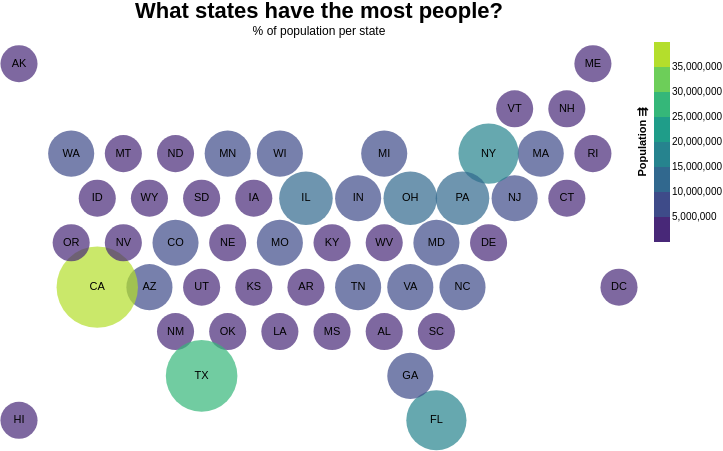

Vega-Lite specification for this chart:
### Vega specification from a JSON file in a GitHub repository (floating-point values rounded to 4 significant figures)
{"$schema": "https://vega.github.io/schema/vega/v5.json", "background": "white", "padding": 0, "width": 600, "height": 400, "title": {"text": ["What states have the most people?"], "fontSize": 22, "subtitle": "% of population per state", "frame": "group"}, "style": "cell", "data": [{"name": "data-ecb5fec3b20ee88d7fc8408d3e2f51c2", "values": [{"%-electoral_votes": 1.67, "%-population": 1.55, "%-representatives": 1.61, "%-senators": 2, "Electoral votes per 100K": 0.19, "Population": 4779736, "Representatives per 100K": 0.15, "Senators per 100K": 0.04, "State": "Alabama", "State_Abbr": "AL", "States": "Alabama", "centroid_lat": 0.65, "centroid_lon": 15.0, "state_code": "AL", "type": "Feature", "geometry": {"type": "Polygon", "coordinates": [[[14.0, 0.1], [14.0, 1.2], [15.0, 1.8], [16, 1.2], [16, 0.1], [15.0, -0.5], [14.0, 0.1]]]}}, {"%-electoral_votes": 0.56, "%-population": 0.23, "%-representatives": 0.23, "%-senators": 2, "Electoral votes per 100K": 0.42, "Population": 710231, "Representatives per 100K": 0.14, "Senators per 100K": 0.28, "State": "Alaska", "State_Abbr": "AK", "States": "Alaska", "centroid_lat": 10.85, "centroid_lon": 1.0, "state_code": "AK", "type": "Feature", "geometry": {"type": "Polygon", "coordinates": [[[-3.243e-20, 10.3], [0, 11.4], [1.0, 12.0], [2, 11.4], [2, 10.3], [1.0, 9.7], [-3.243e-20, 10.3]]]}}, {"%-electoral_votes": 2.04, "%-population": 2.07, "%-representatives": 2.07, "%-senators": 2, "Electoral votes per 100K": 0.17, "Population": 6392017, "Representatives per 100K": 0.14, "Senators per 100K": 0.03, "State": "Arizona", "State_Abbr": "AZ", "States": "Arizona", "centroid_lat": 2.35, "centroid_lon": 6.0, "state_code": "AZ", "type": "Feature", "geometry": {"type": "Polygon", "coordinates": [[[5.0, 1.8], [5, 2.9], [6.0, 3.5], [7.0, 2.9], [7.0, 1.8], [6.0, 1.2], [5.0, 1.8]]]}}, {"%-electoral_votes": 1.12, "%-population": 0.94, "%-representatives": 0.92, "%-senators": 2, "Electoral votes per 100K": 0.21, "Population": 2915918, "Representatives per 100K": 0.14, "Senators per 100K": 0.07, "State": "Arkansas", "State_Abbr": "AR", "States": "Arkansas", "centroid_lat": 2.35, "centroid_lon": 12.0, "state_code": "AR", "type": "Feature", "geometry": {"type": "Polygon", "coordinates": [[[11.0, 1.8], [11, 2.9], [12, 3.5], [13.0, 2.9], [13.0, 1.8], [12.0, 1.2], [11.0, 1.8]]]}}, {"%-electoral_votes": 10.22, "%-population": 12.07, "%-representatives": 12.18, "%-senators": 2, "Electoral votes per 100K": 0.15, "Population": 37253956, "Representatives per 100K": 0.14, "Senators per 100K": 0.01, "State": "California", "State_Abbr": "CA", "States": "California", "centroid_lat": 2.35, "centroid_lon": 4, "state_code": "CA", "type": "Feature", "geometry": {"type": "Polygon", "coordinates": [[[3.0, 1.8], [3, 2.9], [4, 3.5], [5, 2.9], [5.0, 1.8], [4, 1.2], [3.0, 1.8]]]}}, {"%-electoral_votes": 1.67, "%-population": 1.63, "%-representatives": 1.61, "%-senators": 2, "Electoral votes per 100K": 0.18, "Population": 5029196, "Representatives per 100K": 0.14, "Senators per 100K": 0.04, "State": "Colorado", "State_Abbr": "CO", "States": "Colorado", "centroid_lat": 4.05, "centroid_lon": 7.0, "state_code": "CO", "type": "Feature", "geometry": {"type": "Polygon", "coordinates": [[[6.0, 3.5], [6.0, 4.6], [7.0, 5.2], [8, 4.6], [8.0, 3.5], [7.0, 2.9], [6.0, 3.5]]]}}, {"%-electoral_votes": 1.3, "%-population": 1.16, "%-representatives": 1.15, "%-senators": 2, "Electoral votes per 100K": 0.2, "Population": 3574097, "Representatives per 100K": 0.14, "Senators per 100K": 0.06, "State": "Connecticut", "State_Abbr": "CT", "States": "Connecticut", "centroid_lat": 5.75, "centroid_lon": 22.0, "state_code": "CT", "type": "Feature", "geometry": {"type": "Polygon", "coordinates": [[[21.0, 5.2], [21.0, 6.3], [22.0, 6.9], [23.0, 6.3], [23.0, 5.2], [22.0, 4.6], [21.0, 5.2]]]}}, {"%-electoral_votes": 0.56, "%-population": 0.19, "%-representatives": 0.23, "%-senators": 2, "Electoral votes per 100K": 0.5, "Population": 601723, "Representatives per 100K": 0.17, "Senators per 100K": 0.33, "State": "Delaware", "State_Abbr": "DE", "States": "Delaware", "centroid_lat": 4.05, "centroid_lon": 19.0, "state_code": "DE", "type": "Feature", "geometry": {"type": "Polygon", "coordinates": [[[18.0, 3.5], [18, 4.6], [19, 5.2], [20, 4.6], [20, 3.5], [19.0, 2.9], [18.0, 3.5]]]}}, {"%-electoral_votes": 0.56, "%-population": 0.29, "%-representatives": 0, "%-senators": 0, "Electoral votes per 100K": 0.33, "Population": 897934, "Representatives per 100K": 0, "Senators per 100K": 0, "State": "District of Columbia", "State_Abbr": "DC", "States": "D.C.", "centroid_lat": 2.35, "centroid_lon": 24, "state_code": "DC", "type": "Feature", "geometry": {"type": "Polygon", "coordinates": [[[23, 1.8], [23.0, 2.9], [24, 3.5], [25.0, 2.9], [25.0, 1.8], [24.0, 1.2], [23, 1.8]]]}}, {"%-electoral_votes": 5.39, "%-population": 6.09, "%-representatives": 6.21, "%-senators": 2, "Electoral votes per 100K": 0.15, "Population": 18801310, "Representatives per 100K": 0.14, "Senators per 100K": 0.01, "State": "Florida", "State_Abbr": "FL", "States": "Florida", "centroid_lat": -2.75, "centroid_lon": 17, "state_code": "FL", "type": "Feature", "geometry": {"type": "Polygon", "coordinates": [[[16, -2.2], [17.0, -1.6], [18.0, -2.2], [18, -3.3], [17.0, -3.9], [16, -3.3], [16, -2.2]]]}}, {"%-electoral_votes": 2.97, "%-population": 3.14, "%-representatives": 3.22, "%-senators": 2, "Electoral votes per 100K": 0.17, "Population": 9687653, "Representatives per 100K": 0.14, "Senators per 100K": 0.02, "State": "Georgia", "State_Abbr": "GA", "States": "Georgia", "centroid_lat": -1.05, "centroid_lon": 16, "state_code": "GA", "type": "Feature", "geometry": {"type": "Polygon", "coordinates": [[[15.0, -1.6], [15.0, -0.5], [16, 0.1], [17, -0.5], [17.0, -1.6], [16, -2.2], [15.0, -1.6]]]}}, {"%-electoral_votes": 0.74, "%-population": 0.44, "%-representatives": 0.46, "%-senators": 2, "Electoral votes per 100K": 0.29, "Population": 1360301, "Representatives per 100K": 0.15, "Senators per 100K": 0.15, "State": "Hawaii", "State_Abbr": "HI", "States": "Hawaii", "centroid_lat": -2.75, "centroid_lon": 1.0, "state_code": "HI", "type": "Feature", "geometry": {"type": "Polygon", "coordinates": [[[0, -3.3], [3.194e-20, -2.2], [1.0, -1.6], [2.0, -2.2], [2, -3.3], [1.0, -3.9], [0, -3.3]]]}}, {"%-electoral_votes": 0.74, "%-population": 0.51, "%-representatives": 0.46, "%-senators": 2, "Electoral votes per 100K": 0.26, "Population": 1567582, "Representatives per 100K": 0.13, "Senators per 100K": 0.13, "State": "Idaho", "State_Abbr": "ID", "States": "Idaho", "centroid_lat": 5.75, "centroid_lon": 4, "state_code": "ID", "type": "Feature", "geometry": {"type": "Polygon", "coordinates": [[[3.0, 5.2], [3.0, 6.3], [4, 6.9], [5, 6.3], [5.0, 5.2], [4.0, 4.6], [3.0, 5.2]]]}}, {"%-electoral_votes": 3.72, "%-population": 4.16, "%-representatives": 4.14, "%-senators": 2, "Electoral votes per 100K": 0.16, "Population": 12830632, "Representatives per 100K": 0.14, "Senators per 100K": 0.02, "State": "Illinois", "State_Abbr": "IL", "States": "Illinois", "centroid_lat": 5.75, "centroid_lon": 12, "state_code": "IL", "type": "Feature", "geometry": {"type": "Polygon", "coordinates": [[[11.0, 5.2], [11.0, 6.3], [12.0, 6.9], [13.0, 6.3], [13.0, 5.2], [12.0, 4.6], [11.0, 5.2]]]}}, {"%-electoral_votes": 2.04, "%-population": 2.1, "%-representatives": 2.07, "%-senators": 2, "Electoral votes per 100K": 0.17, "Population": 6483802, "Representatives per 100K": 0.14, "Senators per 100K": 0.03, "State": "Indiana", "State_Abbr": "IN", "States": "Indiana", "centroid_lat": 5.75, "centroid_lon": 14.0, "state_code": "IN", "type": "Feature", "geometry": {"type": "Polygon", "coordinates": [[[13.0, 5.2], [13.0, 6.3], [14.0, 6.9], [15.0, 6.3], [15.0, 5.2], [14.0, 4.6], [13.0, 5.2]]]}}, {"%-electoral_votes": 1.12, "%-population": 0.99, "%-representatives": 0.92, "%-senators": 2, "Electoral votes per 100K": 0.2, "Population": 3046355, "Representatives per 100K": 0.13, "Senators per 100K": 0.07, "State": "Iowa", "State_Abbr": "IA", "States": "Iowa", "centroid_lat": 5.75, "centroid_lon": 10, "state_code": "IA", "type": "Feature", "geometry": {"type": "Polygon", "coordinates": [[[9.0, 5.2], [9.0, 6.3], [10, 6.9], [11.0, 6.3], [11.0, 5.2], [10.0, 4.6], [9.0, 5.2]]]}}, {"%-electoral_votes": 1.12, "%-population": 0.92, "%-representatives": 0.92, "%-senators": 2, "Electoral votes per 100K": 0.21, "Population": 2853118, "Representatives per 100K": 0.14, "Senators per 100K": 0.07, "State": "Kansas", "State_Abbr": "KS", "States": "Kansas", "centroid_lat": 2.35, "centroid_lon": 10, "state_code": "KS", "type": "Feature", "geometry": {"type": "Polygon", "coordinates": [[[9.0, 1.8], [9.0, 2.9], [10, 3.5], [11, 2.9], [11.0, 1.8], [10.0, 1.2], [9.0, 1.8]]]}}, {"%-electoral_votes": 1.49, "%-population": 1.41, "%-representatives": 1.38, "%-senators": 2, "Electoral votes per 100K": 0.18, "Population": 4339367, "Representatives per 100K": 0.14, "Senators per 100K": 0.05, "State": "Kentucky", "State_Abbr": "KY", "States": "Kentucky", "centroid_lat": 4.05, "centroid_lon": 13, "state_code": "KY", "type": "Feature", "geometry": {"type": "Polygon", "coordinates": [[[12, 3.5], [12.0, 4.6], [13.0, 5.2], [14.0, 4.6], [14.0, 3.5], [13.0, 2.9], [12, 3.5]]]}}, {"%-electoral_votes": 1.49, "%-population": 1.47, "%-representatives": 1.38, "%-senators": 2, "Electoral votes per 100K": 0.18, "Population": 4533372, "Representatives per 100K": 0.13, "Senators per 100K": 0.04, "State": "Louisiana", "State_Abbr": "LA", "States": "Louisiana", "centroid_lat": 0.65, "centroid_lon": 11.0, "state_code": "LA", "type": "Feature", "geometry": {"type": "Polygon", "coordinates": [[[10.0, 0.1], [10.0, 1.2], [11.0, 1.8], [12.0, 1.2], [12.0, 0.1], [11.0, -0.5], [10.0, 0.1]]]}}, {"%-electoral_votes": 0.74, "%-population": 0.43, "%-representatives": 0.46, "%-senators": 2, "Electoral votes per 100K": 0.3, "Population": 1328361, "Representatives per 100K": 0.15, "Senators per 100K": 0.15, "State": "Maine", "State_Abbr": "ME", "States": "Maine", "centroid_lat": 10.85, "centroid_lon": 23, "state_code": "ME", "type": "Feature", "geometry": {"type": "Polygon", "coordinates": [[[22.0, 11.4], [23.0, 12.0], [24.0, 11.4], [24.0, 10.3], [23.0, 9.7], [22, 10.3], [22.0, 11.4]]]}}, {"%-electoral_votes": 1.86, "%-population": 1.87, "%-representatives": 1.84, "%-senators": 2, "Electoral votes per 100K": 0.17, "Population": 5773552, "Representatives per 100K": 0.14, "Senators per 100K": 0.03, "State": "Maryland", "State_Abbr": "MD", "States": "Maryland", "centroid_lat": 4.05, "centroid_lon": 17.0, "state_code": "MD", "type": "Feature", "geometry": {"type": "Polygon", "coordinates": [[[16, 3.5], [16.0, 4.6], [17.0, 5.2], [18, 4.6], [18.0, 3.5], [17.0, 2.9], [16, 3.5]]]}}, {"%-electoral_votes": 2.04, "%-population": 2.12, "%-representatives": 2.07, "%-senators": 2, "Electoral votes per 100K": 0.17, "Population": 6547629, "Representatives per 100K": 0.14, "Senators per 100K": 0.03, "State": "Massachusetts", "State_Abbr": "MA", "States": "Massachusetts", "centroid_lat": 7.45, "centroid_lon": 21.0, "state_code": "MA", "type": "Feature", "geometry": {"type": "Polygon", "coordinates": [[[20.0, 6.9], [20.0, 8.0], [21, 8.6], [22.0, 8.0], [22.0, 6.9], [21.0, 6.3], [20.0, 6.9]]]}}, {"%-electoral_votes": 2.97, "%-population": 3.2, "%-representatives": 3.22, "%-senators": 2, "Electoral votes per 100K": 0.16, "Population": 9883640, "Representatives per 100K": 0.14, "Senators per 100K": 0.02, "State": "Michigan", "State_Abbr": "MI", "States": "Michigan", "centroid_lat": 7.45, "centroid_lon": 15, "state_code": "MI", "type": "Feature", "geometry": {"type": "Polygon", "coordinates": [[[14.0, 8.0], [15.0, 8.6], [16.0, 8.0], [16.0, 6.9], [15.0, 6.3], [14.0, 6.9], [14.0, 8.0]]]}}, {"%-electoral_votes": 1.86, "%-population": 1.72, "%-representatives": 1.84, "%-senators": 2, "Electoral votes per 100K": 0.19, "Population": 5303925, "Representatives per 100K": 0.15, "Senators per 100K": 0.04, "State": "Minnesota", "State_Abbr": "MN", "States": "Minnesota", "centroid_lat": 7.45, "centroid_lon": 9.0, "state_code": "MN", "type": "Feature", "geometry": {"type": "Polygon", "coordinates": [[[8.0, 6.9], [8.0, 8.0], [9.0, 8.6], [10.0, 8.0], [10, 6.9], [9.0, 6.3], [8.0, 6.9]]]}}, {"%-electoral_votes": 1.12, "%-population": 0.96, "%-representatives": 0.92, "%-senators": 2, "Electoral votes per 100K": 0.2, "Population": 2967297, "Representatives per 100K": 0.13, "Senators per 100K": 0.07, "State": "Mississippi", "State_Abbr": "MS", "States": "Mississippi", "centroid_lat": 0.65, "centroid_lon": 13, "state_code": "MS", "type": "Feature", "geometry": {"type": "Polygon", "coordinates": [[[12.0, 1.2], [13.0, 1.8], [14.0, 1.2], [14.0, 0.1], [13.0, -0.5], [12.0, 0.1], [12.0, 1.2]]]}}, {"%-electoral_votes": 1.86, "%-population": 1.94, "%-representatives": 1.84, "%-senators": 2, "Electoral votes per 100K": 0.17, "Population": 5988927, "Representatives per 100K": 0.13, "Senators per 100K": 0.03, "State": "Missouri", "State_Abbr": "MO", "States": "Missouri", "centroid_lat": 4.05, "centroid_lon": 11, "state_code": "MO", "type": "Feature", "geometry": {"type": "Polygon", "coordinates": [[[10.0, 4.6], [11.0, 5.2], [12.0, 4.6], [12, 3.5], [11, 2.9], [10, 3.5], [10.0, 4.6]]]}}, {"%-electoral_votes": 0.56, "%-population": 0.32, "%-representatives": 0.23, "%-senators": 2, "Electoral votes per 100K": 0.3, "Population": 989415, "Representatives per 100K": 0.1, "Senators per 100K": 0.2, "State": "Montana", "State_Abbr": "MT", "States": "Montana", "centroid_lat": 7.45, "centroid_lon": 5.0, "state_code": "MT", "type": "Feature", "geometry": {"type": "Polygon", "coordinates": [[[4, 6.9], [4.0, 8.0], [5.0, 8.6], [6, 8.0], [6.0, 6.9], [5, 6.3], [4, 6.9]]]}}, {"%-electoral_votes": 0.93, "%-population": 0.59, "%-representatives": 0.69, "%-senators": 2, "Electoral votes per 100K": 0.27, "Population": 1826341, "Representatives per 100K": 0.16, "Senators per 100K": 0.11, "State": "Nebraska", "State_Abbr": "NE", "States": "Nebraska", "centroid_lat": 4.05, "centroid_lon": 9.0, "state_code": "NE", "type": "Feature", "geometry": {"type": "Polygon", "coordinates": [[[8.0, 3.5], [8, 4.6], [9.0, 5.2], [10.0, 4.6], [10, 3.5], [9.0, 2.9], [8.0, 3.5]]]}}, {"%-electoral_votes": 1.12, "%-population": 0.87, "%-representatives": 0.92, "%-senators": 2, "Electoral votes per 100K": 0.22, "Population": 2700551, "Representatives per 100K": 0.15, "Senators per 100K": 0.07, "State": "Nevada", "State_Abbr": "NV", "States": "Nevada", "centroid_lat": 4.05, "centroid_lon": 5.0, "state_code": "NV", "type": "Feature", "geometry": {"type": "Polygon", "coordinates": [[[4.0, 4.6], [5.0, 5.2], [6.0, 4.6], [6.0, 3.5], [5, 2.9], [4, 3.5], [4.0, 4.6]]]}}, {"%-electoral_votes": 0.74, "%-population": 0.43, "%-representatives": 0.46, "%-senators": 2, "Electoral votes per 100K": 0.3, "Population": 1316470, "Representatives per 100K": 0.15, "Senators per 100K": 0.15, "State": "New Hampshire", "State_Abbr": "NH", "States": "New Hampshire", "centroid_lat": 9.15, "centroid_lon": 22.0, "state_code": "NH", "type": "Feature", "geometry": {"type": "Polygon", "coordinates": [[[21, 8.6], [21.0, 9.7], [22, 10.3], [23.0, 9.7], [23.0, 8.6], [22.0, 8.0], [21, 8.6]]]}}, {"%-electoral_votes": 2.6, "%-population": 2.85, "%-representatives": 2.76, "%-senators": 2, "Electoral votes per 100K": 0.16, "Population": 8791894, "Representatives per 100K": 0.14, "Senators per 100K": 0.02, "State": "New Jersey", "State_Abbr": "NJ", "States": "New Jersey", "centroid_lat": 5.75, "centroid_lon": 20, "state_code": "NJ", "type": "Feature", "geometry": {"type": "Polygon", "coordinates": [[[19, 5.2], [19.0, 6.3], [20.0, 6.9], [21.0, 6.3], [21.0, 5.2], [20, 4.6], [19, 5.2]]]}}, {"%-electoral_votes": 0.93, "%-population": 0.67, "%-representatives": 0.69, "%-senators": 2, "Electoral votes per 100K": 0.24, "Population": 2059179, "Representatives per 100K": 0.15, "Senators per 100K": 0.1, "State": "New Mexico", "State_Abbr": "NM", "States": "New Mexico", "centroid_lat": 0.65, "centroid_lon": 7.0, "state_code": "NM", "type": "Feature", "geometry": {"type": "Polygon", "coordinates": [[[6.0, 0.1], [6.0, 1.2], [7.0, 1.8], [8, 1.2], [8.0, 0.1], [7.0, -0.5], [6.0, 0.1]]]}}, {"%-electoral_votes": 5.39, "%-population": 6.28, "%-representatives": 6.21, "%-senators": 2, "Electoral votes per 100K": 0.15, "Population": 19378102, "Representatives per 100K": 0.14, "Senators per 100K": 0.01, "State": "New York", "State_Abbr": "NY", "States": "New York", "centroid_lat": 7.45, "centroid_lon": 19.0, "state_code": "NY", "type": "Feature", "geometry": {"type": "Polygon", "coordinates": [[[18.0, 6.9], [18.0, 8.0], [19.0, 8.6], [20.0, 8.0], [20.0, 6.9], [19.0, 6.3], [18.0, 6.9]]]}}, {"%-electoral_votes": 2.79, "%-population": 3.09, "%-representatives": 2.99, "%-senators": 2, "Electoral votes per 100K": 0.16, "Population": 9535483, "Representatives per 100K": 0.14, "Senators per 100K": 0.02, "State": "North Carolina", "State_Abbr": "NC", "States": "North Carolina", "centroid_lat": 2.35, "centroid_lon": 18.0, "state_code": "NC", "type": "Feature", "geometry": {"type": "Polygon", "coordinates": [[[17.0, 1.8], [17.0, 2.9], [18.0, 3.5], [19.0, 2.9], [19.0, 1.8], [18.0, 1.2], [17.0, 1.8]]]}}, {"%-electoral_votes": 0.56, "%-population": 0.22, "%-representatives": 0.23, "%-senators": 2, "Electoral votes per 100K": 0.45, "Population": 672591, "Representatives per 100K": 0.15, "Senators per 100K": 0.3, "State": "North Dakota", "State_Abbr": "ND", "States": "North Dakota", "centroid_lat": 7.45, "centroid_lon": 7.0, "state_code": "ND", "type": "Feature", "geometry": {"type": "Polygon", "coordinates": [[[6.0, 6.9], [6, 8.0], [7.0, 8.6], [8.0, 8.0], [8.0, 6.9], [7.0, 6.3], [6.0, 6.9]]]}}, {"%-electoral_votes": 3.35, "%-population": 3.74, "%-representatives": 3.68, "%-senators": 2, "Electoral votes per 100K": 0.16, "Population": 11536504, "Representatives per 100K": 0.14, "Senators per 100K": 0.02, "State": "Ohio", "State_Abbr": "OH", "States": "Ohio", "centroid_lat": 5.75, "centroid_lon": 16, "state_code": "OH", "type": "Feature", "geometry": {"type": "Polygon", "coordinates": [[[15.0, 5.2], [15.0, 6.3], [16.0, 6.9], [17.0, 6.3], [17.0, 5.2], [16.0, 4.6], [15.0, 5.2]]]}}, {"%-electoral_votes": 1.3, "%-population": 1.22, "%-representatives": 1.15, "%-senators": 2, "Electoral votes per 100K": 0.19, "Population": 3751351, "Representatives per 100K": 0.13, "Senators per 100K": 0.05, "State": "Oklahoma", "State_Abbr": "OK", "States": "Oklahoma", "centroid_lat": 0.65, "centroid_lon": 9.0, "state_code": "OK", "type": "Feature", "geometry": {"type": "Polygon", "coordinates": [[[8.0, 0.1], [8, 1.2], [9.0, 1.8], [10.0, 1.2], [10.0, 0.1], [9.0, -0.5], [8.0, 0.1]]]}}, {"%-electoral_votes": 1.3, "%-population": 1.24, "%-representatives": 1.15, "%-senators": 2, "Electoral votes per 100K": 0.18, "Population": 3831074, "Representatives per 100K": 0.13, "Senators per 100K": 0.05, "State": "Oregon", "State_Abbr": "OR", "States": "Oregon", "centroid_lat": 4.05, "centroid_lon": 3, "state_code": "OR", "type": "Feature", "geometry": {"type": "Polygon", "coordinates": [[[2.0, 4.6], [3.0, 5.2], [4.0, 4.6], [4, 3.5], [3, 2.9], [2.0, 3.5], [2.0, 4.6]]]}}, {"%-electoral_votes": 3.72, "%-population": 4.11, "%-representatives": 4.14, "%-senators": 2, "Electoral votes per 100K": 0.16, "Population": 12702379, "Representatives per 100K": 0.14, "Senators per 100K": 0.02, "State": "Pennsylvania", "State_Abbr": "PA", "States": "Pennsylvania", "centroid_lat": 5.75, "centroid_lon": 18, "state_code": "PA", "type": "Feature", "geometry": {"type": "Polygon", "coordinates": [[[17.0, 5.2], [17.0, 6.3], [18.0, 6.9], [19.0, 6.3], [19, 5.2], [18, 4.6], [17.0, 5.2]]]}}, {"%-electoral_votes": 0.74, "%-population": 0.34, "%-representatives": 0.46, "%-senators": 2, "Electoral votes per 100K": 0.38, "Population": 1052567, "Representatives per 100K": 0.19, "Senators per 100K": 0.19, "State": "Rhode Island", "State_Abbr": "RI", "States": "Rhode Island", "centroid_lat": 7.45, "centroid_lon": 23.0, "state_code": "RI", "type": "Feature", "geometry": {"type": "Polygon", "coordinates": [[[22.0, 8.0], [23.0, 8.6], [24.0, 8.0], [24.0, 6.9], [23.0, 6.3], [22.0, 6.9], [22.0, 8.0]]]}}, {"%-electoral_votes": 1.67, "%-population": 1.5, "%-representatives": 1.61, "%-senators": 2, "Electoral votes per 100K": 0.19, "Population": 4625364, "Representatives per 100K": 0.15, "Senators per 100K": 0.04, "State": "South Carolina", "State_Abbr": "SC", "States": "South Carolina", "centroid_lat": 0.65, "centroid_lon": 17, "state_code": "SC", "type": "Feature", "geometry": {"type": "Polygon", "coordinates": [[[16, 0.1], [16, 1.2], [17.0, 1.8], [18.0, 1.2], [18.0, 0.1], [17, -0.5], [16, 0.1]]]}}, {"%-electoral_votes": 0.56, "%-population": 0.26, "%-representatives": 0.23, "%-senators": 2, "Electoral votes per 100K": 0.37, "Population": 814180, "Representatives per 100K": 0.12, "Senators per 100K": 0.25, "State": "South Dakota", "State_Abbr": "SD", "States": "South Dakota", "centroid_lat": 5.75, "centroid_lon": 8.0, "state_code": "SD", "type": "Feature", "geometry": {"type": "Polygon", "coordinates": [[[7.0, 6.3], [8.0, 6.9], [9.0, 6.3], [9.0, 5.2], [8, 4.6], [7.0, 5.2], [7.0, 6.3]]]}}, {"%-electoral_votes": 2.04, "%-population": 2.06, "%-representatives": 2.07, "%-senators": 2, "Electoral votes per 100K": 0.17, "Population": 6346105, "Representatives per 100K": 0.14, "Senators per 100K": 0.03, "State": "Tennessee", "State_Abbr": "TN", "States": "Tennessee", "centroid_lat": 2.35, "centroid_lon": 14, "state_code": "TN", "type": "Feature", "geometry": {"type": "Polygon", "coordinates": [[[13.0, 2.9], [14.0, 3.5], [15.0, 2.9], [15.0, 1.8], [14.0, 1.2], [13.0, 1.8], [13.0, 2.9]]]}}, {"%-electoral_votes": 7.06, "%-population": 8.14, "%-representatives": 8.28, "%-senators": 2, "Electoral votes per 100K": 0.15, "Population": 25145561, "Representatives per 100K": 0.14, "Senators per 100K": 0.01, "State": "Texas", "State_Abbr": "TX", "States": "Texas", "centroid_lat": -1.05, "centroid_lon": 8, "state_code": "TX", "type": "Feature", "geometry": {"type": "Polygon", "coordinates": [[[7, -1.6], [7.0, -0.5], [8.0, 0.1], [9.0, -0.5], [9.0, -1.6], [8.0, -2.2], [7, -1.6]]]}}, {"%-electoral_votes": 1.12, "%-population": 0.9, "%-representatives": 0.92, "%-senators": 2, "Electoral votes per 100K": 0.22, "Population": 2763885, "Representatives per 100K": 0.14, "Senators per 100K": 0.07, "State": "Utah", "State_Abbr": "UT", "States": "Utah", "centroid_lat": 2.35, "centroid_lon": 8.0, "state_code": "UT", "type": "Feature", "geometry": {"type": "Polygon", "coordinates": [[[7.0, 2.9], [8.0, 3.5], [9.0, 2.9], [9.0, 1.8], [8, 1.2], [7.0, 1.8], [7.0, 2.9]]]}}, {"%-electoral_votes": 0.56, "%-population": 0.2, "%-representatives": 0.23, "%-senators": 2, "Electoral votes per 100K": 0.48, "Population": 625741, "Representatives per 100K": 0.16, "Senators per 100K": 0.32, "State": "Vermont", "State_Abbr": "VT", "States": "Vermont", "centroid_lat": 9.15, "centroid_lon": 20.0, "state_code": "VT", "type": "Feature", "geometry": {"type": "Polygon", "coordinates": [[[19.0, 8.6], [19.0, 9.7], [20.0, 10.3], [21.0, 9.7], [21, 8.6], [20.0, 8.0], [19.0, 8.6]]]}}, {"%-electoral_votes": 2.42, "%-population": 2.59, "%-representatives": 2.53, "%-senators": 2, "Electoral votes per 100K": 0.16, "Population": 8001024, "Representatives per 100K": 0.14, "Senators per 100K": 0.02, "State": "Virginia", "State_Abbr": "VA", "States": "Virginia", "centroid_lat": 2.35, "centroid_lon": 16.0, "state_code": "VA", "type": "Feature", "geometry": {"type": "Polygon", "coordinates": [[[15.0, 2.9], [16, 3.5], [17.0, 2.9], [17.0, 1.8], [16, 1.2], [15.0, 1.8], [15.0, 2.9]]]}}, {"%-electoral_votes": 2.23, "%-population": 2.18, "%-representatives": 2.3, "%-senators": 2, "Electoral votes per 100K": 0.18, "Population": 6724540, "Representatives per 100K": 0.15, "Senators per 100K": 0.03, "State": "Washington", "State_Abbr": "WA", "States": "Washington", "centroid_lat": 7.45, "centroid_lon": 3, "state_code": "WA", "type": "Feature", "geometry": {"type": "Polygon", "coordinates": [[[2.0, 8.0], [3, 8.6], [4.0, 8.0], [4, 6.9], [3.0, 6.3], [2, 6.9], [2.0, 8.0]]]}}, {"%-electoral_votes": 0.93, "%-population": 0.6, "%-representatives": 0.69, "%-senators": 2, "Electoral votes per 100K": 0.27, "Population": 1852994, "Representatives per 100K": 0.16, "Senators per 100K": 0.11, "State": "West Virginia", "State_Abbr": "WV", "States": "West Virginia", "centroid_lat": 4.05, "centroid_lon": 15.0, "state_code": "WV", "type": "Feature", "geometry": {"type": "Polygon", "coordinates": [[[14.0, 3.5], [14.0, 4.6], [15.0, 5.2], [16.0, 4.6], [16, 3.5], [15.0, 2.9], [14.0, 3.5]]]}}, {"%-electoral_votes": 1.86, "%-population": 1.84, "%-representatives": 1.84, "%-senators": 2, "Electoral votes per 100K": 0.18, "Population": 5686986, "Representatives per 100K": 0.14, "Senators per 100K": 0.04, "State": "Wisconsin", "State_Abbr": "WI", "States": "Wisconsin", "centroid_lat": 7.45, "centroid_lon": 11.0, "state_code": "WI", "type": "Feature", "geometry": {"type": "Polygon", "coordinates": [[[10.0, 8.0], [11.0, 8.6], [12.0, 8.0], [12.0, 6.9], [11.0, 6.3], [10, 6.9], [10.0, 8.0]]]}}, {"%-electoral_votes": 0.56, "%-population": 0.18, "%-representatives": 0.23, "%-senators": 2, "Electoral votes per 100K": 0.53, "Population": 563626, "Representatives per 100K": 0.18, "Senators per 100K": 0.35, "State": "Wyoming", "State_Abbr": "WY", "States": "Wyoming", "centroid_lat": 5.75, "centroid_lon": 6.0, "state_code": "WY", "type": "Feature", "geometry": {"type": "Polygon", "coordinates": [[[5.0, 5.2], [5, 6.3], [6.0, 6.9], [7.0, 6.3], [7.0, 5.2], [6.0, 4.6], [5.0, 5.2]]]}}]}, {"name": "data_1", "source": "data-ecb5fec3b20ee88d7fc8408d3e2f51c2", "transform": [{"type": "extent", "field": "Population", "signal": "layer_0_bin_maxbins_8_Population_extent"}, {"type": "bin", "field": "Population", "as": ["bin_maxbins_8_Population", "bin_maxbins_8_Population_end"], "signal": "layer_0_bin_maxbins_8_Population_bins", "extent": {"signal": "layer_0_bin_maxbins_8_Population_extent"}, "maxbins": 8}, {"type": "geojson", "fields": ["centroid_lon", "centroid_lat"], "signal": "layer_0_geojson_0"}, {"type": "geopoint", "projection": "projection", "fields": ["centroid_lon", "centroid_lat"], "as": ["layer_0_x", "layer_0_y"]}, {"type": "filter", "expr": "isValid(datum[\"bin_maxbins_8_Population\"]) && isFinite(+datum[\"bin_maxbins_8_Population\"])"}]}, {"name": "data_2", "source": "data-ecb5fec3b20ee88d7fc8408d3e2f51c2", "transform": [{"type": "geojson", "fields": ["centroid_lon", "centroid_lat"], "signal": "layer_1_geojson_0"}, {"type": "geopoint", "projection": "projection", "fields": ["centroid_lon", "centroid_lat"], "as": ["layer_1_x", "layer_1_y"]}]}], "projections": [{"name": "projection", "size": {"signal": "[width, height]"}, "fit": {"signal": "[layer_0_geojson_0, layer_1_geojson_0]"}}], "marks": [{"name": "layer_0_marks", "type": "symbol", "style": ["circle"], "from": {"data": "data_1"}, "encode": {"update": {"opacity": {"value": 0.7}, "fill": {"signal": "scale(\"color\", 0.5 * datum[\"bin_maxbins_8_Population\"] + 0.5 * datum[\"bin_maxbins_8_Population_end\"])"}, "tooltip": {"signal": "{\"State\": isValid(datum[\"State\"]) ? datum[\"State\"] : \"\"+datum[\"State\"], \"Percent population\": format(datum[\"%-population\"], \"\")}"}, "ariaRoleDescription": {"value": "circle"}, "description": {"signal": "\"Population: \" + (!isValid(datum[\"bin_maxbins_8_Population\"]) || !isFinite(+datum[\"bin_maxbins_8_Population\"]) ? \"null\" : format(datum[\"bin_maxbins_8_Population\"], \"\") + \" – \" + format(datum[\"bin_maxbins_8_Population_end\"], \"\")) + \"; centroid_lat: \" + (format(datum[\"centroid_lat\"], \"\")) + \"; centroid_lon: \" + (format(datum[\"centroid_lon\"], \"\")) + \"; Population (binned): \" + (!isValid(datum[\"bin_maxbins_8_Population\"]) || !isFinite(+datum[\"bin_maxbins_8_Population\"]) ? \"null\" : format(datum[\"bin_maxbins_8_Population\"], \"\") + \" – \" + format(datum[\"bin_maxbins_8_Population_end\"], \"\")) + \"; Percent population: \" + (format(datum[\"%-population\"], \"\"))"}, "x": {"field": "layer_0_x"}, "y": {"field": "layer_0_y"}, "size": {"signal": "scale(\"size\", 0.5 * datum[\"bin_maxbins_8_Population\"] + 0.5 * datum[\"bin_maxbins_8_Population_end\"])"}, "shape": {"value": "circle"}}}}, {"name": "layer_1_marks", "type": "text", "style": ["text"], "from": {"data": "data_2"}, "encode": {"update": {"fill": {"value": "black"}, "description": {"signal": "\"centroid_lat: \" + (format(datum[\"centroid_lat\"], \"\")) + \"; centroid_lon: \" + (format(datum[\"centroid_lon\"], \"\")) + \"; state_code: \" + (isValid(datum[\"state_code\"]) ? datum[\"state_code\"] : \"\"+datum[\"state_code\"])"}, "x": {"field": "layer_1_x"}, "y": {"field": "layer_1_y"}, "text": {"signal": "isValid(datum[\"state_code\"]) ? datum[\"state_code\"] : \"\"+datum[\"state_code\"]"}, "align": {"value": "center"}, "baseline": {"value": "middle"}}}}], "scales": [{"name": "color", "type": "bin-ordinal", "range": {"scheme": "viridis"}, "bins": {"signal": "layer_0_bin_maxbins_8_Population_bins"}, "interpolate": "hcl"}, {"name": "size", "type": "linear", "domain": {"signal": "[layer_0_bin_maxbins_8_Population_bins.start, layer_0_bin_maxbins_8_Population_bins.stop]"}, "range": [1000, 7000], "bins": {"signal": "layer_0_bin_maxbins_8_Population_bins"}, "zero": true}], "legends": [{"orient": "right", "title": "Population ⇶", "titleOrient": "left", "fill": "color", "symbolType": "circle", "encode": {"symbols": {"update": {"opacity": {"value": 0.7}}}}}], "config": {"style": {"cell": {"stroke": null}}}}
